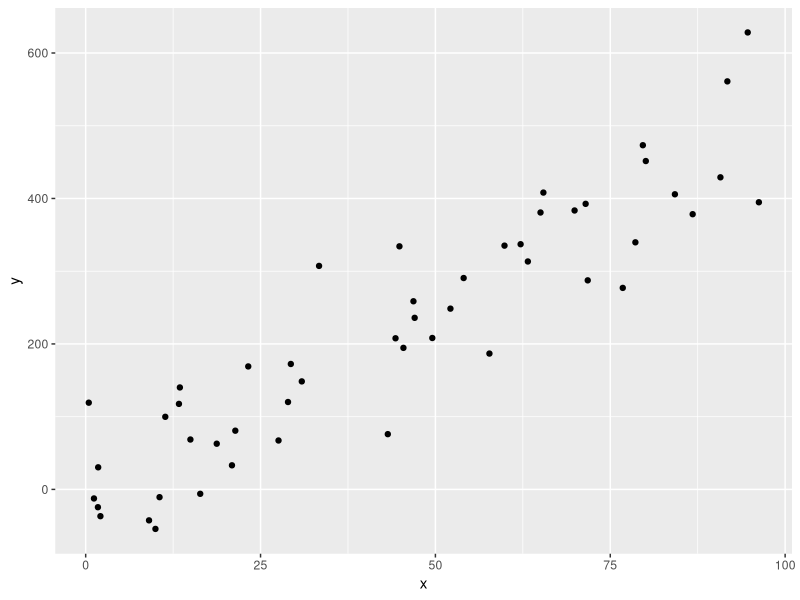
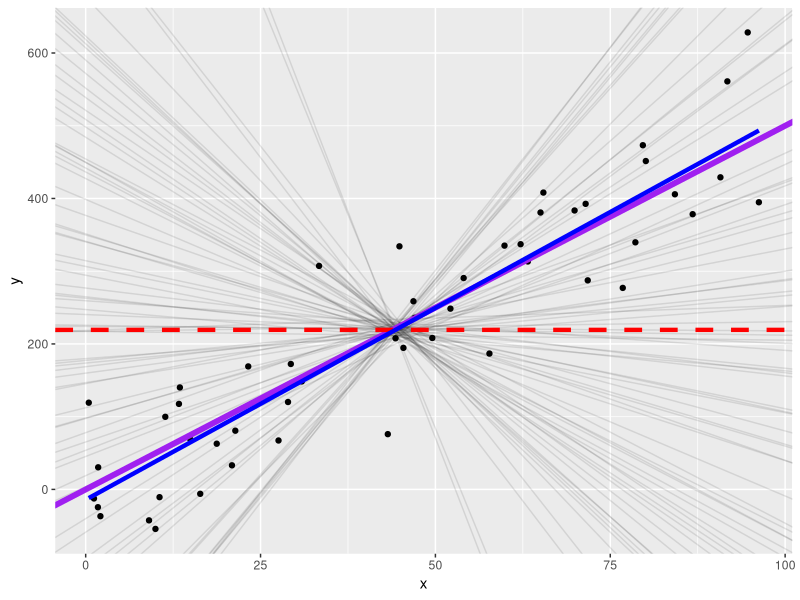

Write R code to recreate these figures, in order.
#What is regression?
rm(list=ls())
library(tidyverse)

x <- runif(50, 0, 100)
y <- 5*x + rnorm(50, 0, 75)

ggplot() +
  geom_point(aes(x = x, y = y))

slopes <- rnorm(75, 0, 8)
intercepts <- mean(y) - slopes*mean(x) + rnorm(75, 0, 7)

ggplot() + 
  geom_point(aes(x = x, y = y)) +
  geom_abline(aes(slope = slopes, intercept = intercepts), alpha = 0.1) +
  geom_abline(slope = 5, intercept = 0, color = "purple", lwd = 2) + 
  geom_hline(yintercept = mean(y), 
             color = "red", linetype = "dashed", lwd = 1.5) +
  geom_smooth(aes(x = x, y = y),
              method = "lm", color = "blue", lwd = 1.5, se = FALSE)

